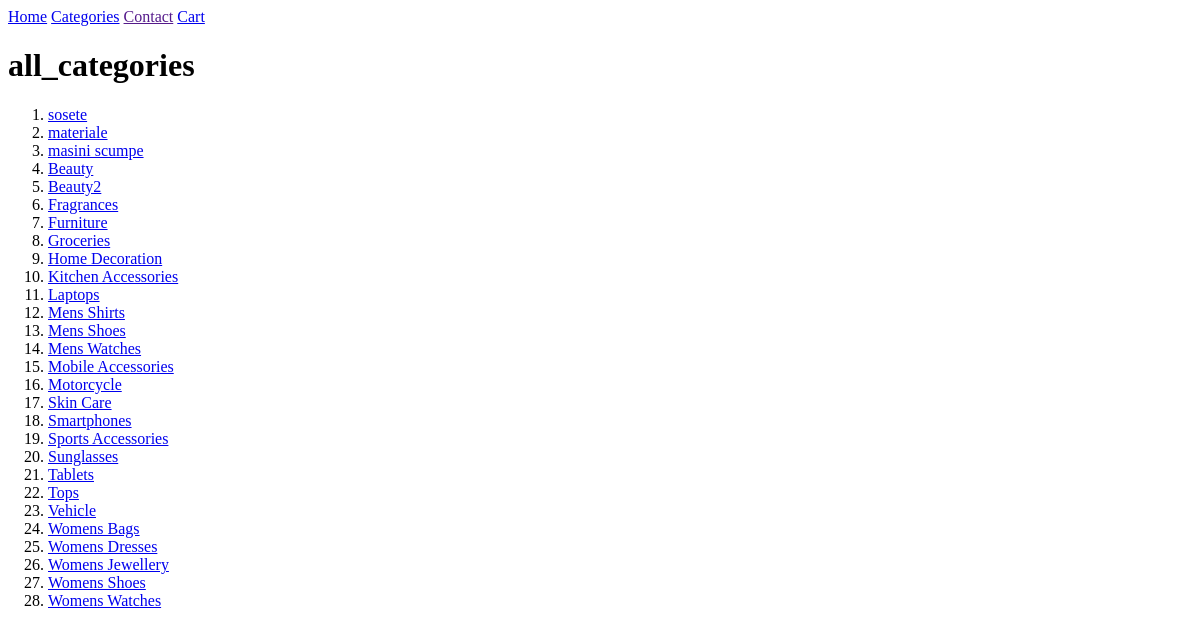
The page /categories on the database its author committed.
### shop/models.py (models this page shows, shortened)
class Category(models.Model):
    name = models.CharField(max_length=255)
    description = models.TextField()
    slug = models.SlugField()
    class Meta:
        verbose_name = "categorie"

### shop/views.py (the view)
# urls.py: path("categories", all_categories_view, name="categories_url"),
def all_categories_view(request):
	categories = Category.objects.all()
	context = {
		"categories":categories
	}
	return render(request, 'all_categories.html', context)

### cart/cart_logic.py (called while the page is built)
	@property
	def products(self):
		product_slugs = self.produse_existente.keys()
		products_with_slugs = Product.objects.filter(slug__in=product_slugs)
		real_products = {  }
		for product in products_with_slugs:
			real_products[product] = self.produse_existente[product.slug]
		return real_products

### cart/processors.py (called while the page is built)
def add_cart_to_context(request):
    cart = CartLogic(request)
    added_context = {
        "cart" : cart
    }
    return added_context

### shop/templates/all_categories.html (shortened to what this page needs)
{% extends "shop/base.html" %}
  {% block main %}
                <h1>all_categories</h1>
                <ol>
                    {% for cat in categories  %}
                        <li>
                        <a href="categories/{{cat.slug}}"> {{cat.name}}</a>
                        </li>
                    {% endfor %}
                </ol>
  {% endblock main %}

### rows shown on the page
Category: name "sosete"
Category: name "materiale"
Category: name "masini scumpe"
Category: name "Beauty"
Category: name "Beauty2"
Category: name "Fragrances"
Category: name "Furniture"
Category: name "Groceries"
Category: name "Home Decoration"
Category: name "Kitchen Accessories"
Category: name "Laptops"
Category: name "Mens Shirts"
Category: name "Mens Shoes"
Category: name "Mens Watches"
Category: name "Mobile Accessories"
Category: name "Motorcycle"
Category: name "Skin Care"
Category: name "Smartphones"
Category: name "Sports Accessories"
Category: name "Sunglasses"
Category: name "Tablets"
Category: name "Tops"
Category: name "Vehicle"
Category: name "Womens Bags"
Category: name "Womens Dresses"
Category: name "Womens Jewellery"
Category: name "Womens Shoes"
Category: name "Womens Watches"
